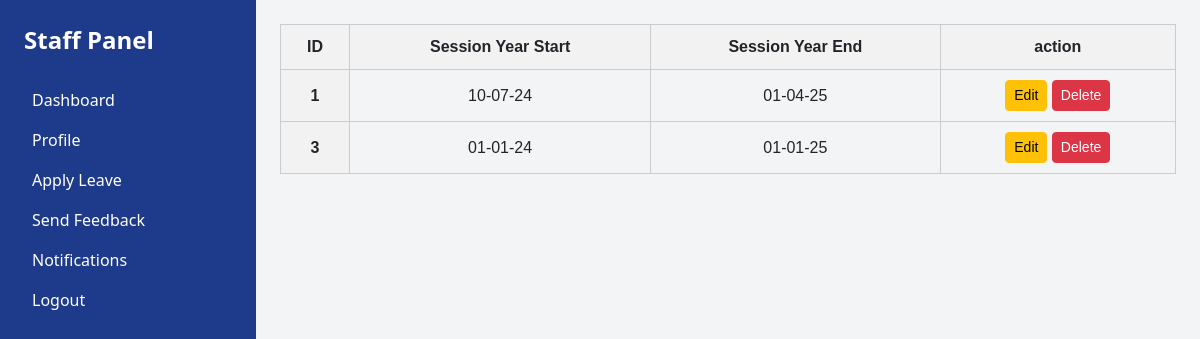
Screenshot of /view_session/ with the database file from the repository.
### app/models.py (models this page shows, shortened)
class Session_Year(models.Model):
   session_start = models.DateField()
   session_end = models.DateField()

### app/views.py (the view)
# urls.py: path('view_session/',views.view_session, name='view_session'),
def view_session(request):
    session = Session_Year.objects.all()
    return render(request,'view_session.html',{'session':session})

### templates/view_session.html (shortened to what this page needs)
{% extends 'dashboard.html' %}
{% block content %}
<table>
  <thead>
    <tr>
      <th>ID</th>
      <th>Session Year Start</th>
      <th>Session Year End</th>
      <th>action</th>
    </tr>
  </thead>
    <tbody>
{% for i in session %}
   <tr>
         <th scope="row">{{ i.id }}</th>
       <td>{{ i.session_start|date:"d-m-y" }}</td>
       <td>{{ i.session_end|date:"d-m-y" }}</td>
       <td>
           <a href="{% url 'edit_session' i.id  %}" class="btn btn-warning btn-sm">Edit</a>
           <a href="{% url 'delete_session' i.id  %}" class="btn btn-danger btn-sm">Delete</a>
       </td>
   </tr>
{% endfor %}
     </tbody>
</table>
{% endblock %}

### templates/view_session.html (style rules this page uses)
table { width: 100%; border-collapse: collapse; font-family: Arial, sans-serif; }
th, td { border: 1px solid #ccc; padding: 10px; text-align: center; }
th { background-color: #f2f2f2; }

### rows the page displays
Session_Year: id "1", session_start "10-07-24", session_end "01-04-25"
Session_Year: id "3", session_start "01-01-24", session_end "01-01-25"
